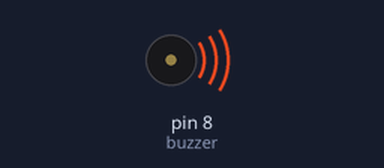
This sketch was run on a simulated Arduino Uno, built with avr-gcc and run on an emulated ATmega328P. On the bench: buzzer (waves = sounding).

Above: at 0.1 s.
Timing chart, 0 to 1.6 s (numbered marks = the images above):
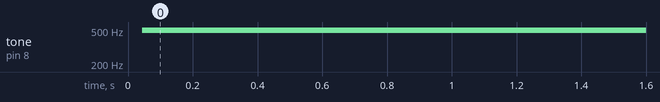

The sketch:

buzzer.ino
```cpp
int buzzer = 8;

void setup() {
  pinMode(buzzer, OUTPUT);
}

void loop() {
    unsigned char i,j;

    while(1)
    {
      for(int i=0; i<80; i++)
      {
        digitalWrite(buzzer, HIGH);
        delay(1);
        digitalWrite(buzzer, LOW);
        delay(1);
      }

      for(int i=0; i<100; i++)
      {
        digitalWrite(buzzer, HIGH);
        delay(1);
        digitalWrite(buzzer, LOW);
        delay(1);
      }
    }
}
```

Measured:
- by itself, tone on pin 8 (buzzer): silent → 496 Hz at 0.04 s
